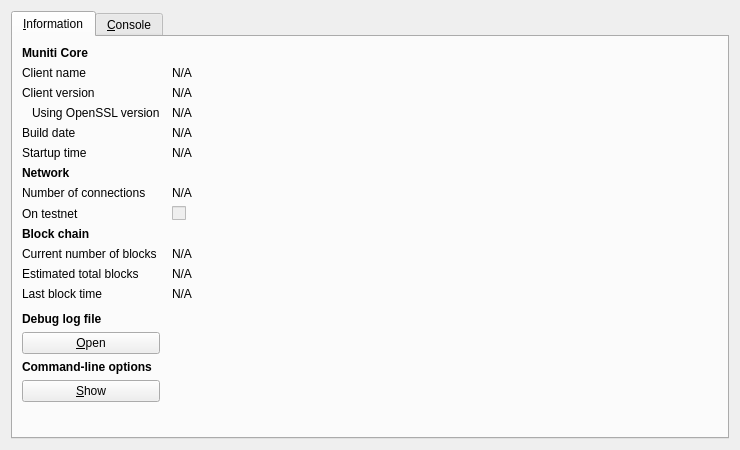
<?xml version="1.0" encoding="UTF-8"?>
<ui version="4.0">
 <class>RPCConsole</class>
 <widget class="QDialog" name="RPCConsole">
  <property name="geometry">
   <rect>
    <x>0</x>
    <y>0</y>
    <width>740</width>
    <height>450</height>
   </rect>
  </property>
  <property name="windowTitle">
   <string>Muniti - Debug window</string>
  </property>
  <layout class="QVBoxLayout" name="verticalLayout_2">
   <item>
    <widget class="QTabWidget" name="tabWidget">
     <property name="currentIndex">
      <number>0</number>
     </property>
     <widget class="QWidget" name="tab_info">
      <attribute name="title">
       <string>&amp;Information</string>
      </attribute>
      <layout class="QGridLayout" name="gridLayout" columnstretch="0,1">
       <property name="horizontalSpacing">
        <number>12</number>
       </property>
       <item row="0" column="0">
        <widget class="QLabel" name="label_9">
         <property name="font">
          <font>
           <weight>75</weight>
           <bold>true</bold>
          </font>
         </property>
         <property name="text">
          <string>Muniti Core</string>
         </property>
        </widget>
       </item>
       <item row="1" column="0">
        <widget class="QLabel" name="label_5">
         <property name="text">
          <string>Client name</string>
         </property>
        </widget>
       </item>
       <item row="1" column="1">
        <widget class="QLabel" name="clientName">
         <property name="cursor">
          <cursorShape>IBeamCursor</cursorShape>
         </property>
         <property name="text">
          <string>N/A</string>
         </property>
         <property name="textFormat">
          <enum>Qt::PlainText</enum>
         </property>
         <property name="textInteractionFlags">
          <set>Qt::LinksAccessibleByMouse|Qt::TextSelectableByKeyboard|Qt::TextSelectableByMouse</set>
         </property>
        </widget>
       </item>
       <item row="2" column="0">
        <widget class="QLabel" name="label_6">
         <property name="text">
          <string>Client version</string>
         </property>
        </widget>
       </item>
       <item row="2" column="1">
        <widget class="QLabel" name="clientVersion">
         <property name="cursor">
          <cursorShape>IBeamCursor</cursorShape>
         </property>
         <property name="text">
          <string>N/A</string>
         </property>
         <property name="textFormat">
          <enum>Qt::PlainText</enum>
         </property>
         <property name="textInteractionFlags">
          <set>Qt::LinksAccessibleByMouse|Qt::TextSelectableByKeyboard|Qt::TextSelectableByMouse</set>
         </property>
        </widget>
       </item>
       <item row="3" column="0">
        <widget class="QLabel" name="label_14">
         <property name="text">
          <string>Using OpenSSL version</string>
         </property>
         <property name="indent">
          <number>10</number>
         </property>
        </widget>
       </item>
       <item row="3" column="1">
        <widget class="QLabel" name="openSSLVersion">
         <property name="cursor">
          <cursorShape>IBeamCursor</cursorShape>
         </property>
         <property name="text">
          <string>N/A</string>
         </property>
         <property name="textFormat">
          <enum>Qt::PlainText</enum>
         </property>
         <property name="textInteractionFlags">
          <set>Qt::LinksAccessibleByMouse|Qt::TextSelectableByKeyboard|Qt::TextSelectableByMouse</set>
         </property>
        </widget>
       </item>
       <item row="4" column="0">
        <widget class="QLabel" name="label_12">
         <property name="text">
          <string>Build date</string>
         </property>
        </widget>
       </item>
       <item row="4" column="1">
        <widget class="QLabel" name="buildDate">
         <property name="cursor">
          <cursorShape>IBeamCursor</cursorShape>
         </property>
         <property name="text">
          <string>N/A</string>
         </property>
         <property name="textFormat">
          <enum>Qt::PlainText</enum>
         </property>
         <property name="textInteractionFlags">
          <set>Qt::LinksAccessibleByMouse|Qt::TextSelectableByKeyboard|Qt::TextSelectableByMouse</set>
         </property>
        </widget>
       </item>
       <item row="5" column="0">
        <widget class="QLabel" name="label_13">
         <property name="text">
          <string>Startup time</string>
         </property>
        </widget>
       </item>
       <item row="5" column="1">
        <widget class="QLabel" name="startupTime">
         <property name="cursor">
          <cursorShape>IBeamCursor</cursorShape>
         </property>
         <property name="text">
          <string>N/A</string>
         </property>
         <property name="textFormat">
          <enum>Qt::PlainText</enum>
         </property>
         <property name="textInteractionFlags">
          <set>Qt::LinksAccessibleByMouse|Qt::TextSelectableByKeyboard|Qt::TextSelectableByMouse</set>
         </property>
        </widget>
       </item>
       <item row="6" column="0">
        <widget class="QLabel" name="label_11">
         <property name="font">
          <font>
           <weight>75</weight>
           <bold>true</bold>
          </font>
         </property>
         <property name="text">
          <string>Network</string>
         </property>
        </widget>
       </item>
       <item row="7" column="0">
        <widget class="QLabel" name="label_7">
         <property name="text">
          <string>Number of connections</string>
         </property>
        </widget>
       </item>
       <item row="7" column="1">
        <widget class="QLabel" name="numberOfConnections">
         <property name="cursor">
          <cursorShape>IBeamCursor</cursorShape>
         </property>
         <property name="text">
          <string>N/A</string>
         </property>
         <property name="textFormat">
          <enum>Qt::PlainText</enum>
         </property>
         <property name="textInteractionFlags">
          <set>Qt::LinksAccessibleByMouse|Qt::TextSelectableByKeyboard|Qt::TextSelectableByMouse</set>
         </property>
        </widget>
       </item>
       <item row="8" column="0">
        <widget class="QLabel" name="label_8">
         <property name="text">
          <string>On testnet</string>
         </property>
        </widget>
       </item>
       <item row="8" column="1">
        <widget class="QCheckBox" name="isTestNet">
         <property name="enabled">
          <bool>false</bool>
         </property>
         <property name="text">
          <string/>
         </property>
        </widget>
       </item>
       <item row="9" column="0">
        <widget class="QLabel" name="label_10">
         <property name="font">
          <font>
           <weight>75</weight>
           <bold>true</bold>
          </font>
         </property>
         <property name="text">
          <string>Block chain</string>
         </property>
        </widget>
       </item>
       <item row="10" column="0">
        <widget class="QLabel" name="label_3">
         <property name="text">
          <string>Current number of blocks</string>
         </property>
        </widget>
       </item>
       <item row="10" column="1">
        <widget class="QLabel" name="numberOfBlocks">
         <property name="cursor">
          <cursorShape>IBeamCursor</cursorShape>
         </property>
         <property name="text">
          <string>N/A</string>
         </property>
         <property name="textFormat">
          <enum>Qt::PlainText</enum>
         </property>
         <property name="textInteractionFlags">
          <set>Qt::LinksAccessibleByMouse|Qt::TextSelectableByKeyboard|Qt::TextSelectableByMouse</set>
         </property>
        </widget>
       </item>
       <item row="11" column="0">
        <widget class="QLabel" name="label_4">
         <property name="text">
          <string>Estimated total blocks</string>
         </property>
        </widget>
       </item>
       <item row="11" column="1">
        <widget class="QLabel" name="totalBlocks">
         <property name="cursor">
          <cursorShape>IBeamCursor</cursorShape>
         </property>
         <property name="text">
          <string>N/A</string>
         </property>
         <property name="textFormat">
          <enum>Qt::PlainText</enum>
         </property>
         <property name="textInteractionFlags">
          <set>Qt::LinksAccessibleByMouse|Qt::TextSelectableByKeyboard|Qt::TextSelectableByMouse</set>
         </property>
        </widget>
       </item>
       <item row="12" column="0">
        <widget class="QLabel" name="label_2">
         <property name="text">
          <string>Last block time</string>
         </property>
        </widget>
       </item>
       <item row="12" column="1">
        <widget class="QLabel" name="lastBlockTime">
         <property name="cursor">
          <cursorShape>IBeamCursor</cursorShape>
         </property>
         <property name="text">
          <string>N/A</string>
         </property>
         <property name="textFormat">
          <enum>Qt::PlainText</enum>
         </property>
         <property name="textInteractionFlags">
          <set>Qt::LinksAccessibleByMouse|Qt::TextSelectableByKeyboard|Qt::TextSelectableByMouse</set>
         </property>
        </widget>
       </item>
       <item row="13" column="0">
        <spacer name="verticalSpacer_2">
         <property name="orientation">
          <enum>Qt::Vertical</enum>
         </property>
         <property name="sizeHint" stdset="0">
          <size>
           <width>20</width>
           <height>20</height>
          </size>
         </property>
        </spacer>
       </item>
       <item row="14" column="0">
        <widget class="QLabel" name="labelDebugLogfile">
         <property name="font">
          <font>
           <weight>75</weight>
           <bold>true</bold>
          </font>
         </property>
         <property name="text">
          <string>Debug log file</string>
         </property>
        </widget>
       </item>
       <item row="15" column="0">
        <widget class="QPushButton" name="openDebugLogfileButton">
         <property name="toolTip">
          <string>Open the Muniti debug log file from the current data directory. This can take a few seconds for large log files.</string>
         </property>
         <property name="text">
          <string>&amp;Open</string>
         </property>
         <property name="autoDefault">
          <bool>false</bool>
         </property>
        </widget>
       </item>
       <item row="16" column="0">
        <widget class="QLabel" name="labelCLOptions">
         <property name="font">
          <font>
           <weight>75</weight>
           <bold>true</bold>
          </font>
         </property>
         <property name="text">
          <string>Command-line options</string>
         </property>
        </widget>
       </item>
       <item row="17" column="0">
        <widget class="QPushButton" name="showCLOptionsButton">
         <property name="toolTip">
          <string>Show the Muniti-Qt help message to get a list with possible Muniti command-line options.</string>
         </property>
         <property name="text">
          <string>&amp;Show</string>
         </property>
         <property name="autoDefault">
          <bool>false</bool>
         </property>
        </widget>
       </item>
       <item row="18" column="0">
        <spacer name="verticalSpacer">
         <property name="orientation">
          <enum>Qt::Vertical</enum>
         </property>
         <property name="sizeHint" stdset="0">
          <size>
           <width>20</width>
           <height>40</height>
          </size>
         </property>
        </spacer>
       </item>
      </layout>
     </widget>
     <widget class="QWidget" name="tab_console">
      <attribute name="title">
       <string>&amp;Console</string>
      </attribute>
      <layout class="QVBoxLayout" name="verticalLayout_3">
       <property name="spacing">
        <number>3</number>
       </property>
       <item>
        <widget class="QTextEdit" name="messagesWidget">
         <property name="minimumSize">
          <size>
           <width>0</width>
           <height>100</height>
          </size>
         </property>
         <property name="readOnly">
          <bool>true</bool>
         </property>
         <property name="tabKeyNavigation" stdset="0">
          <bool>false</bool>
         </property>
         <property name="columnCount" stdset="0">
          <number>2</number>
         </property>
        </widget>
       </item>
       <item>
        <layout class="QHBoxLayout" name="horizontalLayout">
         <property name="spacing">
          <number>3</number>
         </property>
         <item>
          <widget class="QLabel" name="label">
           <property name="text">
            <string notr="true">&gt;</string>
           </property>
          </widget>
         </item>
         <item>
          <widget class="QLineEdit" name="lineEdit"/>
         </item>
         <item>
          <widget class="QPushButton" name="clearButton">
           <property name="maximumSize">
            <size>
             <width>24</width>
             <height>24</height>
            </size>
           </property>
           <property name="toolTip">
            <string>Clear console</string>
           </property>
           <property name="text">
            <string/>
           </property>
           <property name="icon">
            <iconset resource="../bitcoin.qrc">
             <normaloff>:/icons/remove</normaloff>:/icons/remove</iconset>
           </property>
           <property name="shortcut">
            <string notr="true">Ctrl+L</string>
           </property>
           <property name="autoDefault">
            <bool>false</bool>
           </property>
          </widget>
         </item>
        </layout>
       </item>
      </layout>
     </widget>
    </widget>
   </item>
  </layout>
 </widget>
 <resources>
  <include location="../bitcoin.qrc"/>
 </resources>
 <connections/>
</ui>
